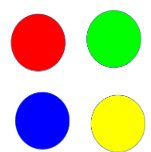
#> input picture image/four_color.png, 151 x 152 px
$ jupyter execute '图片颜色识别.ipynb'
#> lines starting #> are read from the running program, lines starting #| are printed output that depends on the picture; after the words box and inside, x2 and y2 are one past the last pixel; in counts of white or black regions, pixels touching at a corner belong together
### RGB中颜色由三个坐标决定
### 在HSV中颜色只由H决定
- H:色调，就是什么颜色
- S：饱和度 表示颜色的纯度或强度
- V：亮度  表示颜色的敏感程度
-
- HSV颜色范围
-

[cell 1]
# 对图片中的某些颜色进行识别
import cv2
import numpy as np

# 1.图片输入：准备一张原始图片
image_np = cv2.imread("../image/four_color.png")
#> image_np is the input picture: shape (152, 151, 3); mean B, G, R 173.9, 199.6, 199.2
# resize: 将图像的大小进行修改，方便我们观察现象
image_np = cv2.resize(image_np, (700, 700))
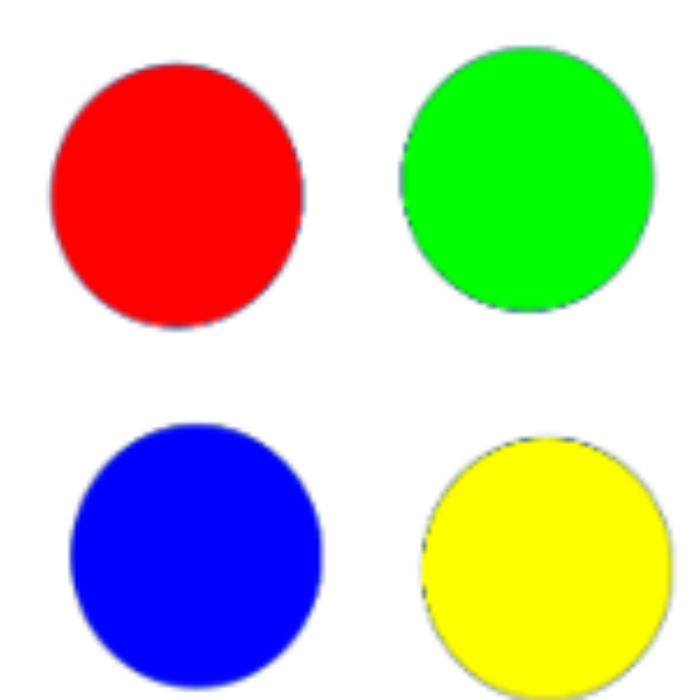
#> image_np: shape (700, 700, 3); mean B, G, R 173.9, 199.6, 199.2

# 2.将图片转换为HSV格式
image_hsv = cv2.cvtColor(image_np, cv2.COLOR_BGR2HSV)
#> image_hsv: shape (700, 700, 3); mean H, S, V 28.6, 107.4, 252.8

# 3.制作掩膜：为了方便后续遮挡其他不关心的区域  使用inrange函数
# 定义掩膜低边界，HCV颜色边界最小值
lowerb = np.array([26, 43, 46])
# 定义掩膜高边界
upperb = np.array([34, 255, 255])

# 使用inRange函数，将hsv图像中的每一个值与lower和upper进行比较
# 当hsv图像中的像素点的hsv值处于数组范围之内，这个像素点就是我们要找的颜色

# inRange函数的作用：生成一个与原始图像大小相同的单通道图，其值要么是255，要么是0
# 第一个参数：原始图像 hsv图像
# 第二个参数：范围的最小值  是个数组
# 第三个参数：范围的最大值  是个数组
mask_image = cv2.inRange(image_hsv, lowerb, upperb)
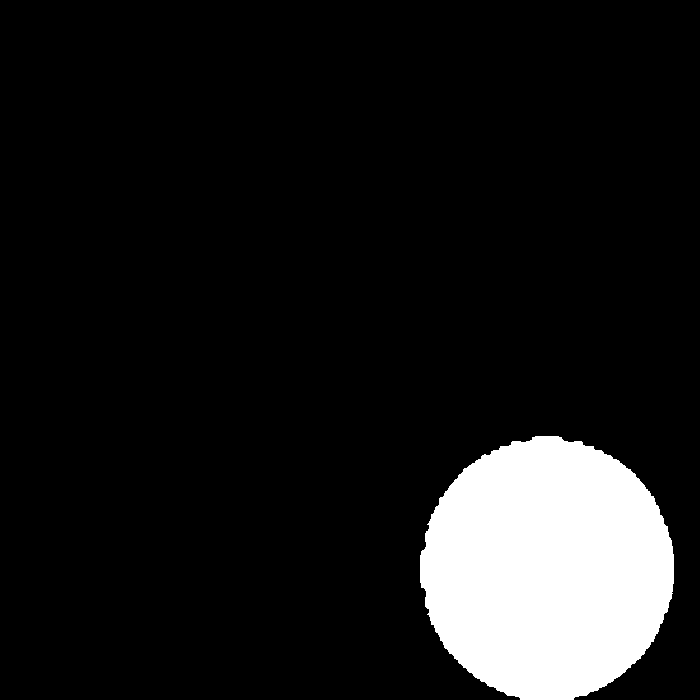
#> mask_image: shape (700, 700); 10.6% white; 1 white region, box (x1, y1, x2, y2) and area: (420, 436, 674, 700) 52176
# 4. 与运算：将原始图像和原始图像进行位与操作，并使用掩膜去掩盖掉不关心的部分
image_finall = cv2.bitwise_and(image_np, image_np, mask_image, mask=mask_image)
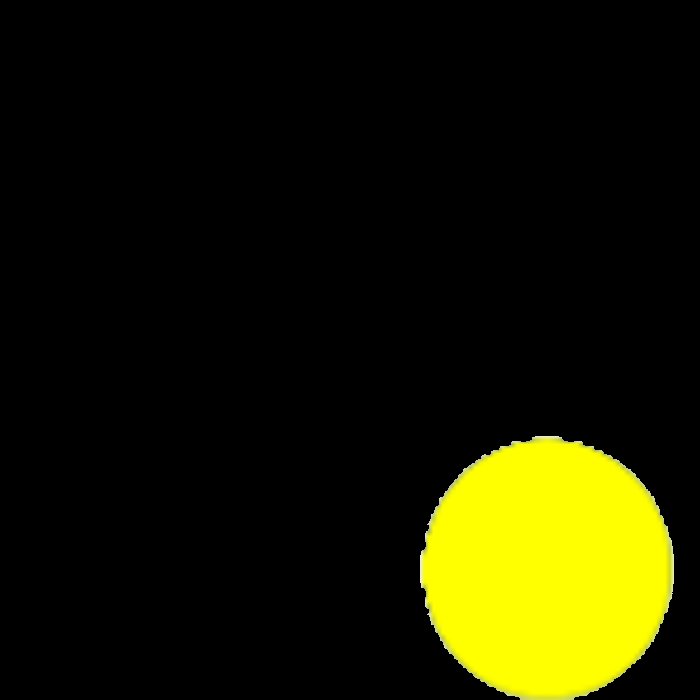
#> image_finall: shape (700, 700, 3); mean B, G, R 0.6, 26.9, 26.8

cv2.imshow("mask_image", mask_image)
cv2.imshow("image_finall", image_finall)
cv2.waitKey()
